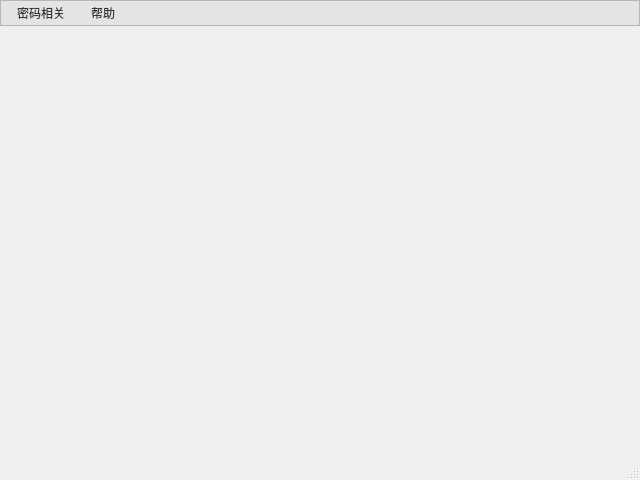
<?xml version="1.0" encoding="UTF-8"?>
<ui version="4.0">
 <class>MainWindow</class>
 <widget class="QMainWindow" name="MainWindow">
  <property name="geometry">
   <rect>
    <x>0</x>
    <y>0</y>
    <width>640</width>
    <height>480</height>
   </rect>
  </property>
  <property name="minimumSize">
   <size>
    <width>640</width>
    <height>480</height>
   </size>
  </property>
  <property name="windowTitle">
   <string>ciftl</string>
  </property>
  <property name="styleSheet">
   <string notr="true">QPalette{background:#FFFFFF;}*{outline:0px;color:#363739;}

QWidget[form=&quot;true&quot;],QLabel[frameShape=&quot;1&quot;]{
border:1px solid #B6B6B6;
border-radius:0px;
}

QWidget[form=&quot;bottom&quot;]{
background:#E4E4E4;
}

QWidget[form=&quot;bottom&quot;] .QFrame{
border:1px solid #363739;
}

QWidget[form=&quot;bottom&quot;] QLabel,QWidget[form=&quot;title&quot;] QLabel{
border-radius:0px;
color:#363739;
background:none;
border-style:none;
}

QWidget[form=&quot;title&quot;],QWidget[nav=&quot;left&quot;],QWidget[nav=&quot;top&quot;] QAbstractButton{
border-style:none;
border-radius:0px;
padding:5px;
color:#363739;
background:qlineargradient(spread:pad,x1:0,y1:0,x2:0,y2:1,stop:0 #E4E4E4,stop:1 #E4E4E4);
}

QWidget[nav=&quot;top&quot;] QAbstractButton:hover,QWidget[nav=&quot;top&quot;] QAbstractButton:pressed,QWidget[nav=&quot;top&quot;] QAbstractButton:checked{
border-style:solid;
border-width:0px 0px 2px 0px;
padding:4px 4px 2px 4px;
border-color:#00BB9E;
background:qlineargradient(spread:pad,x1:0,y1:0,x2:0,y2:1,stop:0 #F6F6F6,stop:1 #F6F6F6);
}

QWidget[nav=&quot;left&quot;] QAbstractButton{
border-radius:0px;
color:#363739;
background:none;
border-style:none;
}

QWidget[nav=&quot;left&quot;] QAbstractButton:hover{
color:#FFFFFF;
background-color:#00BB9E;
}

QWidget[nav=&quot;left&quot;] QAbstractButton:checked,QWidget[nav=&quot;left&quot;] QAbstractButton:pressed{
color:#363739;
border-style:solid;
border-width:0px 0px 0px 2px;
padding:4px 4px 4px 2px;
border-color:#00BB9E;
background-color:#FFFFFF;
}

QWidget[video=&quot;true&quot;] QLabel{
color:#363739;
border:1px solid #B6B6B6;
background:qlineargradient(spread:pad,x1:0,y1:0,x2:0,y2:1,stop:0 #E4E4E4,stop:1 #E4E4E4);
}

QWidget[video=&quot;true&quot;] QLabel:focus{
border:1px solid #00BB9E;
background:qlineargradient(spread:pad,x1:0,y1:0,x2:0,y2:1,stop:0 #F6F6F6,stop:1 #F6F6F6);
}

QLineEdit,QTextEdit,QPlainTextEdit,QSpinBox,QDoubleSpinBox,QComboBox,QDateEdit,QTimeEdit,QDateTimeEdit{
border:1px solid #B6B6B6;
border-radius:3px;
padding:2px;
background:none;
selection-background-color:#E4E4E4;
selection-color:#363739;
}

QLineEdit:focus,QTextEdit:focus,QPlainTextEdit:focus,QSpinBox:focus,QDoubleSpinBox:focus,QComboBox:focus,QDateEdit:focus,QTimeEdit:focus,QDateTimeEdit:focus,QLineEdit:hover,QTextEdit:hover,QPlainTextEdit:hover,QSpinBox:hover,QDoubleSpinBox:hover,QComboBox:hover,QDateEdit:hover,QTimeEdit:hover,QDateTimeEdit:hover{
border:1px solid #B6B6B6;
}

QLineEdit[echoMode=&quot;2&quot;]{
lineedit-password-character:9679;
}

.QFrame{
border:1px solid #B6B6B6;
border-radius:3px;
}

.QGroupBox{
border:1px solid #B6B6B6;
border-radius:5px;
margin-top:3ex;
}

.QGroupBox::title{
subcontrol-origin:margin;
position:relative;
left:10px;
}

.QPushButton,.QToolButton{
border-style:none;
border:1px solid #B6B6B6;
color:#363739;
padding:5px;
min-height:15px;
border-radius:5px;
background:qlineargradient(spread:pad,x1:0,y1:0,x2:0,y2:1,stop:0 #E4E4E4,stop:1 #E4E4E4);
}

.QPushButton:hover,.QToolButton:hover{
background:qlineargradient(spread:pad,x1:0,y1:0,x2:0,y2:1,stop:0 #F6F6F6,stop:1 #F6F6F6);
}

.QPushButton:pressed,.QToolButton:pressed{
background:qlineargradient(spread:pad,x1:0,y1:0,x2:0,y2:1,stop:0 #E4E4E4,stop:1 #E4E4E4);
}

.QToolButton::menu-indicator{
image:None;
}

QToolButton#btnMenu,QPushButton#btnMenu_Min,QPushButton#btnMenu_Max,QPushButton#btnMenu_Close{
border-radius:3px;
color:#363739;
padding:3px;
margin:0px;
background:none;
border-style:none;
}

QToolButton#btnMenu:hover,QPushButton#btnMenu_Min:hover,QPushButton#btnMenu_Max:hover{
color:#FFFFFF;
margin:1px 1px 2px 1px;
background-color:rgba(51,127,209,230);
}

QPushButton#btnMenu_Close:hover{
color:#FFFFFF;
margin:1px 1px 2px 1px;
background-color:rgba(238,0,0,128);
}

QRadioButton::indicator{
width:15px;
height:15px;
}

QRadioButton::indicator::unchecked{
image:url(:/qss/flatwhite/radiobutton_unchecked.png);
}

QRadioButton::indicator::unchecked:disabled{
image:url(:/qss/flatwhite/radiobutton_unchecked_disable.png);
}

QRadioButton::indicator::checked{
image:url(:/qss/flatwhite/radiobutton_checked.png);
}

QRadioButton::indicator::checked:disabled{
image:url(:/qss/flatwhite/radiobutton_checked_disable.png);
}

QGroupBox::indicator,QTreeWidget::indicator,QListWidget::indicator{
padding:0px -3px 0px 3px;
}

QCheckBox::indicator,QGroupBox::indicator,QTreeWidget::indicator,QListWidget::indicator{
width:13px;
height:13px;
}

QCheckBox::indicator:unchecked,QGroupBox::indicator:unchecked,QTreeWidget::indicator:unchecked,QListWidget::indicator:unchecked{
image:url(:/qss/flatwhite/checkbox_unchecked.png);
}

QCheckBox::indicator:unchecked:disabled,QGroupBox::indicator:unchecked:disabled,QTreeWidget::indicator:unchecked:disabled,QListWidget::indicator:disabled{
image:url(:/qss/flatwhite/checkbox_unchecked_disable.png);
}

QCheckBox::indicator:checked,QGroupBox::indicator:checked,QTreeWidget::indicator:checked,QListWidget::indicator:checked{
image:url(:/qss/flatwhite/checkbox_checked.png);
}

QCheckBox::indicator:checked:disabled,QGroupBox::indicator:checked:disabled,QTreeWidget::indicator:checked:disabled,QListWidget::indicator:checked:disabled{
image:url(:/qss/flatwhite/checkbox_checked_disable.png);
}

QCheckBox::indicator:indeterminate,QGroupBox::indicator:indeterminate,QTreeWidget::indicator:indeterminate,QListWidget::indicator:indeterminate{
image:url(:/qss/flatwhite/checkbox_parcial.png);
}

QCheckBox::indicator:indeterminate:disabled,QGroupBox::indicator:indeterminate:disabled,QTreeWidget::indicator:indeterminate:disabled,QListWidget::indicator:indeterminate:disabled{
image:url(:/qss/flatwhite/checkbox_parcial_disable.png);
}

QTimeEdit::up-button,QDateEdit::up-button,QDateTimeEdit::up-button,QDoubleSpinBox::up-button,QSpinBox::up-button{
image:url(:/qss/flatwhite/add_top.png);
width:10px;
height:10px;
padding:2px 5px 0px 0px;
}

QTimeEdit::down-button,QDateEdit::down-button,QDateTimeEdit::down-button,QDoubleSpinBox::down-button,QSpinBox::down-button{
image:url(:/qss/flatwhite/add_bottom.png);
width:10px;
height:10px;
padding:0px 5px 2px 0px;
}

QTimeEdit::up-button:pressed,QDateEdit::up-button:pressed,QDateTimeEdit::up-button:pressed,QDoubleSpinBox::up-button:pressed,QSpinBox::up-button:pressed{
top:-2px;
}
  
QTimeEdit::down-button:pressed,QDateEdit::down-button:pressed,QDateTimeEdit::down-button:pressed,QDoubleSpinBox::down-button:pressed,QSpinBox::down-button:pressed,QSpinBox::down-button:pressed{
bottom:-2px;
}

QComboBox::down-arrow,QDateEdit[calendarPopup=&quot;true&quot;]::down-arrow,QTimeEdit[calendarPopup=&quot;true&quot;]::down-arrow,QDateTimeEdit[calendarPopup=&quot;true&quot;]::down-arrow{
image:url(:/qss/flatwhite/add_bottom.png);
width:10px;
height:10px;
right:2px;
}

QComboBox::drop-down,QDateEdit::drop-down,QTimeEdit::drop-down,QDateTimeEdit::drop-down{
subcontrol-origin:padding;
subcontrol-position:top right;
width:15px;
border-left-width:0px;
border-left-style:solid;
border-top-right-radius:3px;
border-bottom-right-radius:3px;
border-left-color:#B6B6B6;
}

QComboBox::drop-down:on{
top:1px;
}

QMenuBar::item{
color:#363739;
background-color:#E4E4E4;
margin:0px;
padding:3px 10px;
}

QMenu,QMenuBar,QMenu:disabled,QMenuBar:disabled{
color:#363739;
background-color:#E4E4E4;
border:1px solid #B6B6B6;
margin:0px;
}

QMenu::item{
padding:3px 20px;
}

QMenu::indicator{
width:13px;
height:13px;
}

QMenu::item:selected,QMenuBar::item:selected{
color:#363739;
border:0px solid #B6B6B6;
background:#F6F6F6;
}

QMenu::separator{
height:1px;
background:#B6B6B6;
}

QProgressBar{
min-height:10px;
background:#E4E4E4;
border-radius:5px;
text-align:center;
border:1px solid #E4E4E4;
}

QProgressBar:chunk{
border-radius:5px;
background-color:#B6B6B6;
}

QSlider::groove:horizontal{
background:#E4E4E4;
height:8px;
border-radius:4px;
}

QSlider::add-page:horizontal{
background:#E4E4E4;
height:8px;
border-radius:4px;
}

QSlider::sub-page:horizontal{
background:#B6B6B6;
height:8px;
border-radius:4px;
}

QSlider::handle:horizontal{
width:13px;
margin-top:-3px;
margin-bottom:-3px;
border-radius:6px;
background:qradialgradient(spread:pad,cx:0.5,cy:0.5,radius:0.5,fx:0.5,fy:0.5,stop:0.6 #FFFFFF,stop:0.8 #B6B6B6);
}

QSlider::groove:vertical{
width:8px;
border-radius:4px;
background:#E4E4E4;
}

QSlider::add-page:vertical{
width:8px;
border-radius:4px;
background:#E4E4E4;
}

QSlider::sub-page:vertical{
width:8px;
border-radius:4px;
background:#B6B6B6;
}

QSlider::handle:vertical{
height:14px;
margin-left:-3px;
margin-right:-3px;
border-radius:6px;
background:qradialgradient(spread:pad,cx:0.5,cy:0.5,radius:0.5,fx:0.5,fy:0.5,stop:0.6 #FFFFFF,stop:0.8 #B6B6B6);
}

QScrollBar:horizontal{
background:#E4E4E4;
padding:0px;
border-radius:6px;
max-height:12px;
}

QScrollBar::handle:horizontal{
background:#F6F6F6;
min-width:50px;
border-radius:6px;
}

QScrollBar::handle:horizontal:hover{
background:#B6B6B6;
}

QScrollBar::handle:horizontal:pressed{
background:#B6B6B6;
}

QScrollBar::add-page:horizontal{
background:none;
}

QScrollBar::sub-page:horizontal{
background:none;
}

QScrollBar::add-line:horizontal{
background:none;
}

QScrollBar::sub-line:horizontal{
background:none;
}

QScrollBar:vertical{
background:#E4E4E4;
padding:0px;
border-radius:6px;
max-width:12px;
}

QScrollBar::handle:vertical{
background:#F6F6F6;
min-height:50px;
border-radius:6px;
}

QScrollBar::handle:vertical:hover{
background:#B6B6B6;
}

QScrollBar::handle:vertical:pressed{
background:#B6B6B6;
}

QScrollBar::add-page:vertical{
background:none;
}

QScrollBar::sub-page:vertical{
background:none;
}

QScrollBar::add-line:vertical{
background:none;
}

QScrollBar::sub-line:vertical{
background:none;
}

QScrollArea{
border:0px;
}

QTreeView,QListView,QTableView,QTabWidget::pane{
border:1px solid #B6B6B6;
selection-background-color:#F6F6F6;
selection-color:#363739;
alternate-background-color:#F6F6F6;
gridline-color:#B6B6B6;
}

QTreeView::branch:closed:has-children{
margin:4px;
border-image:url(:/qss/flatwhite/branch_open.png);
}

QTreeView::branch:open:has-children{
margin:4px;
border-image:url(:/qss/flatwhite/branch_close.png);
}

QTreeView,QListView,QTableView,QSplitter::handle,QTreeView::branch{
background:#FFFFFF;
}

QTableView::item:selected,QListView::item:selected,QTreeView::item:selected{
color:#363739;
background:qlineargradient(spread:pad,x1:0,y1:0,x2:0,y2:1,stop:0 #E4E4E4,stop:1 #E4E4E4);
}

QTableView::item:hover,QListView::item:hover,QTreeView::item:hover{
color:#363739;
background:qlineargradient(spread:pad,x1:0,y1:0,x2:0,y2:1,stop:0 #F6F6F6,stop:1 #F6F6F6);
}

QTableView::item,QListView::item,QTreeView::item{
padding:1px;
margin:0px;
}

QHeaderView::section,QTableCornerButton:section{
padding:3px;
margin:0px;
color:#363739;
border:1px solid #B6B6B6;
border-left-width:0px;
border-right-width:1px;
border-top-width:0px;
border-bottom-width:1px;
background:qlineargradient(spread:pad,x1:0,y1:0,x2:0,y2:1,stop:0 #F6F6F6,stop:1 #F6F6F6);
}

QTabBar::tab{
border:1px solid #B6B6B6;
color:#363739;
margin:0px;
background:qlineargradient(spread:pad,x1:0,y1:0,x2:0,y2:1,stop:0 #F6F6F6,stop:1 #F6F6F6);
}

QTabBar::tab:selected,QTabBar::tab:hover{
border-style:solid;
border-color:#00BB9E;
background:qlineargradient(spread:pad,x1:0,y1:0,x2:0,y2:1,stop:0 #E4E4E4,stop:1 #E4E4E4);
}

QTabBar::tab:top,QTabBar::tab:bottom{
padding:3px 8px 3px 8px;
}

QTabBar::tab:left,QTabBar::tab:right{
padding:8px 3px 8px 3px;
}

QTabBar::tab:top:selected,QTabBar::tab:top:hover{
border-width:2px 0px 0px 0px;
}

QTabBar::tab:right:selected,QTabBar::tab:right:hover{
border-width:0px 0px 0px 2px;
}

QTabBar::tab:bottom:selected,QTabBar::tab:bottom:hover{
border-width:0px 0px 2px 0px;
}

QTabBar::tab:left:selected,QTabBar::tab:left:hover{
border-width:0px 2px 0px 0px;
}

QTabBar::tab:first:top:selected,QTabBar::tab:first:top:hover,QTabBar::tab:first:bottom:selected,QTabBar::tab:first:bottom:hover{
border-left-width:1px;
border-left-color:#B6B6B6;
}

QTabBar::tab:first:left:selected,QTabBar::tab:first:left:hover,QTabBar::tab:first:right:selected,QTabBar::tab:first:right:hover{
border-top-width:1px;
border-top-color:#B6B6B6;
}

QTabBar::tab:last:top:selected,QTabBar::tab:last:top:hover,QTabBar::tab:last:bottom:selected,QTabBar::tab:last:bottom:hover{
border-right-width:1px;
border-right-color:#B6B6B6;
}

QTabBar::tab:last:left:selected,QTabBar::tab:last:left:hover,QTabBar::tab:last:right:selected,QTabBar::tab:last:right:hover{
border-bottom-width:1px;
border-bottom-color:#B6B6B6;
}

QStatusBar::item{
border:0px solid #E4E4E4;
border-radius:3px;
}

QToolBox::tab,QGroupBox#gboxDevicePanel,QGroupBox#gboxDeviceTitle,QFrame#gboxDevicePanel,QFrame#gboxDeviceTitle{
padding:3px;
border-radius:5px;
color:#363739;
background:qlineargradient(spread:pad,x1:0,y1:0,x2:0,y2:1,stop:0 #E4E4E4,stop:1 #E4E4E4);
}

QToolTip{
border:0px solid #363739;
padding:1px;
color:#363739;
background:qlineargradient(spread:pad,x1:0,y1:0,x2:0,y2:1,stop:0 #E4E4E4,stop:1 #E4E4E4);
}

QToolBox::tab:selected{
background:qlineargradient(spread:pad,x1:0,y1:0,x2:0,y2:1,stop:0 #F6F6F6,stop:1 #F6F6F6);
}

QPrintPreviewDialog QToolButton{
border:0px solid #363739;
border-radius:0px;
margin:0px;
padding:3px;
background:none;
}

QColorDialog QPushButton,QFileDialog QPushButton{
min-width:80px;
}

QToolButton#qt_calendar_prevmonth{
icon-size:0px;
min-width:20px;
image:url(:/qss/flatwhite/calendar_prevmonth.png);
}

QToolButton#qt_calendar_nextmonth{
icon-size:0px;
min-width:20px;
image:url(:/qss/flatwhite/calendar_nextmonth.png);
}

QToolButton#qt_calendar_prevmonth,QToolButton#qt_calendar_nextmonth,QToolButton#qt_calendar_monthbutton,QToolButton#qt_calendar_yearbutton{
border:0px solid #363739;
border-radius:3px;
margin:3px 3px 3px 3px;
padding:3px;
background:none;
}

QToolButton#qt_calendar_prevmonth:hover,QToolButton#qt_calendar_nextmonth:hover,QToolButton#qt_calendar_monthbutton:hover,QToolButton#qt_calendar_yearbutton:hover,QToolButton#qt_calendar_prevmonth:pressed,QToolButton#qt_calendar_nextmonth:pressed,QToolButton#qt_calendar_monthbutton:pressed,QToolButton#qt_calendar_yearbutton:pressed{
border:1px solid #B6B6B6;
}

QCalendarWidget QSpinBox#qt_calendar_yearedit{
margin:2px;
}

QCalendarWidget QToolButton::menu-indicator{
image:None;
}

QCalendarWidget QTableView{
border-width:0px;
}

QCalendarWidget QWidget#qt_calendar_navigationbar{
border:1px solid #B6B6B6;
border-width:1px 1px 0px 1px;
background:qlineargradient(spread:pad,x1:0,y1:0,x2:0,y2:1,stop:0 #E4E4E4,stop:1 #E4E4E4);
}

QComboBox QAbstractItemView::item{
min-height:20px;
min-width:10px;
}

QTableView[model=&quot;true&quot;]::item{
padding:0px;
margin:0px;
}

QTableView QLineEdit,QTableView QComboBox,QTableView QSpinBox,QTableView QDoubleSpinBox,QTableView QDateEdit,QTableView QTimeEdit,QTableView QDateTimeEdit{
border-width:0px;
border-radius:0px;
}

QTableView QLineEdit:focus,QTableView QComboBox:focus,QTableView QSpinBox:focus,QTableView QDoubleSpinBox:focus,QTableView QDateEdit:focus,QTableView QTimeEdit:focus,QTableView QDateTimeEdit:focus{
border-width:0px;
border-radius:0px;
}

QLineEdit,QTextEdit,QPlainTextEdit,QSpinBox,QDoubleSpinBox,QComboBox,QDateEdit,QTimeEdit,QDateTimeEdit{
background:#FFFFFF;
}

*:disabled{
background:#FFFFFF;
border-color:#E4E4E4;
}

/*TextColor:#363739*/
/*PanelColor:#FFFFFF*/
/*BorderColor:#B6B6B6*/
/*NormalColorStart:#E4E4E4*/
/*NormalColorEnd:#E4E4E4*/
/*DarkColorStart:#F6F6F6*/
/*DarkColorEnd:#F6F6F6*/
/*HighColor:#00BB9E*/</string>
  </property>
  <widget class="QWidget" name="centralwidget">
   <layout class="QHBoxLayout" name="horizontalLayout">
    <property name="spacing">
     <number>0</number>
    </property>
    <property name="leftMargin">
     <number>0</number>
    </property>
    <property name="topMargin">
     <number>0</number>
    </property>
    <property name="rightMargin">
     <number>0</number>
    </property>
    <property name="bottomMargin">
     <number>0</number>
    </property>
    <item>
     <widget class="QStackedWidget" name="stackedWidget">
      <property name="currentIndex">
       <number>-1</number>
      </property>
     </widget>
    </item>
   </layout>
  </widget>
  <widget class="QMenuBar" name="menubar">
   <property name="geometry">
    <rect>
     <x>0</x>
     <y>0</y>
     <width>640</width>
     <height>28</height>
    </rect>
   </property>
   <widget class="QMenu" name="menuCryption">
    <property name="title">
     <string>密码相关</string>
    </property>
    <addaction name="actionCrypter"/>
    <addaction name="actionHash"/>
   </widget>
   <widget class="QMenu" name="menuHelp">
    <property name="title">
     <string>帮助</string>
    </property>
    <addaction name="actionAbout"/>
   </widget>
   <addaction name="menuCryption"/>
   <addaction name="menuHelp"/>
  </widget>
  <widget class="QStatusBar" name="statusbar"/>
  <action name="actionMPasswordTool">
   <property name="text">
    <string>MPasswordTool</string>
   </property>
  </action>
  <action name="actionAbout">
   <property name="text">
    <string>关于</string>
   </property>
  </action>
  <action name="actionHash">
   <property name="text">
    <string>哈希工具</string>
   </property>
  </action>
  <action name="actionCrypter">
   <property name="text">
    <string>密码工具</string>
   </property>
  </action>
 </widget>
 <resources/>
 <connections/>
</ui>
